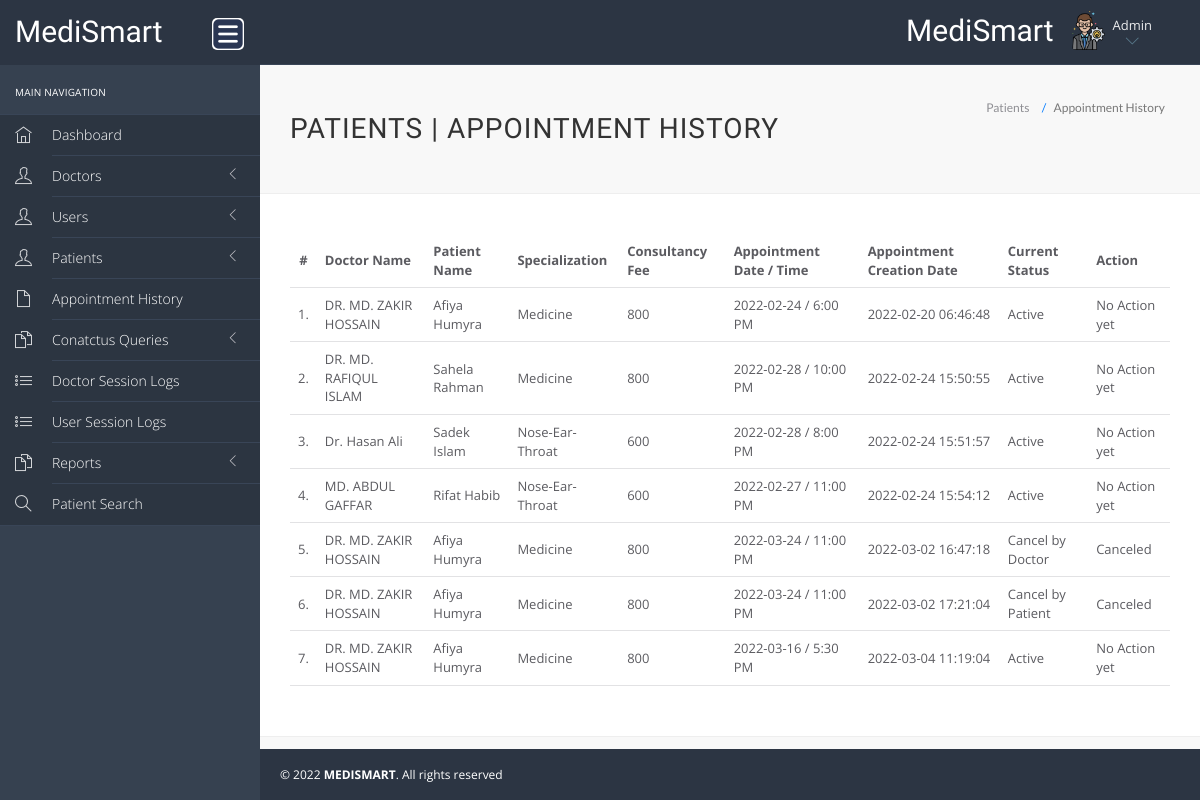
Before: /hms/admin/appointment-history.php (signed in) with the older database file.
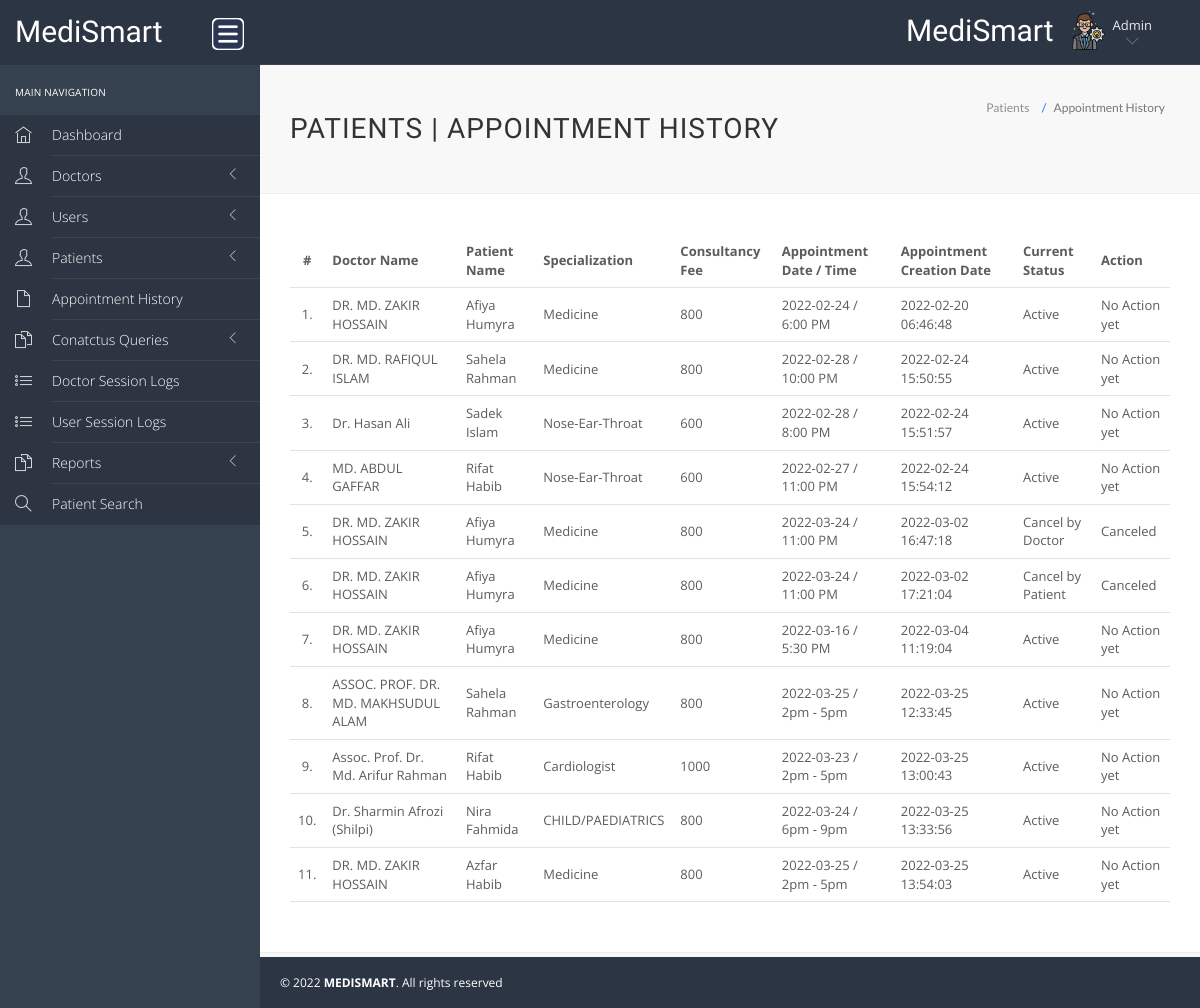
After: the same page with the newer database file.
### tables this page shows
CREATE TABLE `appointment` (
  `id` int(11) NOT NULL,
  `doctorSpecialization` varchar(255) DEFAULT NULL,
  `doctorId` int(11) DEFAULT NULL,
  `userId` int(11) DEFAULT NULL,
  `consultancyFees` int(11) DEFAULT NULL,
  `appointmentDate` varchar(255) DEFAULT NULL,
  `appointmentTime` varchar(255) DEFAULT NULL,
  `postingDate` timestamp NULL DEFAULT current_timestamp(),
  `userStatus` int(11) DEFAULT NULL,
  `doctorStatus` int(11) DEFAULT NULL,
  `updationDate` timestamp NULL DEFAULT NULL ON UPDATE current_timestamp()
);

CREATE TABLE `doctors` (
  `id` int(11) NOT NULL,
  `specilization` varchar(255) DEFAULT NULL,
  `doctorName` varchar(255) DEFAULT NULL,
  `profile_pic` varchar(255) NOT NULL,
  `docgender` varchar(10) NOT NULL,
  `docdegree` varchar(255) NOT NULL,
  `address` longtext DEFAULT NULL,
  `docFees` varchar(255) DEFAULT NULL,
  `practicedays` varchar(30) NOT NULL,
  `practicetime` varchar(30) NOT NULL,
  `contactno` varchar(13) DEFAULT NULL,
  `docEmail` varchar(255) DEFAULT NULL,
  `password` varchar(255) DEFAULT NULL,
  `creationDate` timestamp NULL DEFAULT current_timestamp(),
  `updationDate` timestamp NULL DEFAULT NULL ON UPDATE current_timestamp()
);

CREATE TABLE `users` (
  `id` int(11) NOT NULL,
  `fullName` varchar(255) DEFAULT NULL,
  `profile_pic` varchar(255) NOT NULL,
  `address` longtext DEFAULT NULL,
  `city` varchar(255) DEFAULT NULL,
  `gender` varchar(255) DEFAULT NULL,
  `email` varchar(255) DEFAULT NULL,
  `password` varchar(255) DEFAULT NULL,
  `regDate` timestamp NULL DEFAULT current_timestamp(),
  `updationDate` timestamp NULL DEFAULT NULL ON UPDATE current_timestamp()
);

### hms/admin/appointment-history.php (the view, shortened to what this page needs)
<?php
include('include/config.php');
?>
<!DOCTYPE html>
<html lang="en">
	<head>
		<link rel="stylesheet" href="vendor/bootstrap/css/bootstrap.min.css">
		<link rel="stylesheet" href="vendor/fontawesome/css/font-awesome.min.css">
		<link rel="stylesheet" href="vendor/themify-icons/themify-icons.min.css">
		<link href="vendor/animate.css/animate.min.css" rel="stylesheet" media="screen">
		<link href="vendor/perfect-scrollbar/perfect-scrollbar.min.css" rel="stylesheet" media="screen">
		<link href="vendor/switchery/switchery.min.css" rel="stylesheet" media="screen">
		<link href="vendor/bootstrap-touchspin/jquery.bootstrap-touchspin.min.css" rel="stylesheet" media="screen">
		<link href="vendor/select2/select2.min.css" rel="stylesheet" media="screen">
		<link href="vendor/bootstrap-datepicker/bootstrap-datepicker3.standalone.min.css" rel="stylesheet" media="screen">
		<link href="vendor/bootstrap-timepicker/bootstrap-timepicker.min.css" rel="stylesheet" media="screen">
		<link rel="stylesheet" href="assets/css/styles.css">
		<link rel="stylesheet" href="assets/css/plugins.css">
		<link rel="stylesheet" href="assets/css/themes/theme-5.css" id="skin_color" />
	</head>
	<body>
		<div id="app">
<?php include('include/sidebar.php');?>
			<div class="app-content">
					<?php include('include/header.php');?>
				<div class="main-content" >
					<div class="wrap-content container" id="container">
						<section id="page-title">
							<div class="row">
								<div class="col-sm-8">
									<h1 class="mainTitle">Patients  | Appointment History</h1>
																	</div>
								<ol class="breadcrumb">
									<li>
										<span>Patients </span>
									</li>
									<li class="active">
										<span>Appointment History</span>
									</li>
								</ol>
							</div>
						</section>
						<div class="container-fluid container-fullw bg-white">
									<div class="row">
								<div class="col-md-12">
									<table class="table table-hover" id="sample-table-1">
										<thead>
											<tr>
												<th class="center">#</th>
												<th class="hidden-xs">Doctor Name</th>
												<th>Patient Name</th>
												<th>Specialization</th>
												<th>Consultancy Fee</th>
												<th>Appointment Date / Time </th>
												<th>Appointment Creation Date  </th>
												<th>Current Status</th>
												<th>Action</th>
											</tr>
										</thead>
										<tbody>
<?php
$sql=mysqli_query($con,"select doctors.doctorName as docname,users.fullName as pname,appointment.*  from appointment join doctors on doctors.id=appointment.doctorId join users on users.id=appointment.userId ");
$cnt=1;
while($row=mysqli_fetch_array($sql))
{
?>
											<tr>
												<td class="center"><?php echo $cnt;?>.</td>
												<td class="hidden-xs"><?php echo $row['docname'];?></td>
												<td class="hidden-xs"><?php echo $row['pname'];?></td>
												<td><?php echo $row['doctorSpecialization'];?></td>
												<td><?php echo $row['consultancyFees'];?></td>
												<td><?php echo $row['appointmentDate'];?> / <?php echo
												 $row['appointmentTime'];?>
												</td>
												<td><?php echo $row['postingDate'];?></td>
												<td>
<?php if(($row['userStatus']==1) && ($row['doctorStatus']==1))
{
	echo "Active";
}
if(($row['userStatus']==0) && ($row['doctorStatus']==1))
{
	echo "Cancel by Patient";
}
if(($row['userStatus']==1) && ($row['doctorStatus']==0))
{
	echo "Cancel by Doctor";
}
												?></td>
												<td >
												<div class="visible-md visible-lg hidden-sm hidden-xs">
							<?php if(($row['userStatus']==1) && ($row['doctorStatus']==1))
{
echo "No Action yet";
	 } else {
		echo "Canceled";
		} ?>
												</div>
												</td>
											</tr>
											<?php
$cnt=$cnt+1;
											 }?>
										</tbody>
									</table>
								</div>
							</div>
								</div>
					</div>
				</div>
			</div>
	<?php include('include/footer.php');?>
		</div>
	</body>
</html>

Changed rows visible on the page:
added appointment: doctorId.doctorName "ASSOC. PROF. DR. MD. MAKHSUDUL ALAM", userId.fullName "Sahela Rahman", doctorSpecialization "Gastroenterology", consultancyFees "800", appointmentDate "2022-03-25", appointmentTime "2pm - 5pm", postingDate "2022-03-25 12:33:45", userStatus "Active"
added appointment: doctorId.doctorName "Assoc. Prof. Dr. Md. Arifur Rahman", userId.fullName "Rifat Habib", doctorSpecialization "Cardiologist", consultancyFees "1000", appointmentDate "2022-03-23", appointmentTime "2pm - 5pm", postingDate "2022-03-25 13:00:43", userStatus "Active"
added appointment: doctorId.doctorName "Dr. Sharmin Afrozi (Shilpi)", userId.fullName "Nira Fahmida", doctorSpecialization "CHILD/PAEDIATRICS", consultancyFees "800", appointmentDate "2022-03-24", appointmentTime "6pm - 9pm", postingDate "2022-03-25 13:33:56", userStatus "Active"
added appointment: doctorId.doctorName "DR. MD. ZAKIR HOSSAIN", userId.fullName "Azfar Habib", doctorSpecialization "Medicine", consultancyFees "800", appointmentDate "2022-03-25", appointmentTime "2pm - 5pm", postingDate "2022-03-25 13:54:03", userStatus "Active"
